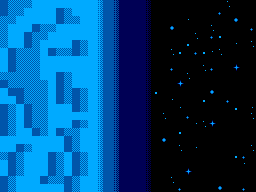
#> input picture data/space.png, 256 x 192 px
$ python img2chr.py ../data/space.png
#> lines starting #> are read from the running program, lines starting #| are printed output that depends on the picture
import sys
from PIL import Image

TILE_SIZE = 8
RLE_MIN = 3
RLE_MAX = 255
MIN_DIFF = 2
MAX_COLOR = 7

def get_tile(px, x, y):
    tile = []
    for i in range(TILE_SIZE):
        for j in range(TILE_SIZE):
            tile.append(px[x+j, y+i])
    return tile

def convert_tile(tile):
    img_tile = Image.new(mode="P", size=(TILE_SIZE, TILE_SIZE))
    for y in range(TILE_SIZE):
        for x in range(TILE_SIZE):
            img_tile.putpixel((x, y), tile[y*TILE_SIZE+x])
    img_pal = img_tile.quantize(colors=4, method=Image.MAXCOVERAGE)
    return get_tile(img_pal.load(), 0, 0), img_pal.getcolors()

def diff_tile(h1, h2):
    dif = 0
    for i in range(4):
        dif += abs(h1[i][0] - h2[i][0])
    return dif


def min_diff_tile(tile, tile_hist_buf):
    min = TILE_SIZE*TILE_SIZE*TILE_SIZE
    min_idx = -1
    for i in range(len(tile_hist_buf)):
        t = tile_hist_buf[i]
        d = diff_tile(tile, t)
        if d < min:
            min = d
            min_idx = i
        if min == 0:
            return min, min_idx
    return min, min_idx

def tile2chr(tile):
    chr = []
    #
    for y in range(TILE_SIZE):
        b = 0
        for x in range(TILE_SIZE):
            b |= (tile[(y*TILE_SIZE)+x] & 1) << (TILE_SIZE - 1 - x)
        chr.append(b)
    #
    for y in range(TILE_SIZE):
        b = 0
        for x in range(TILE_SIZE):
            b |= ((tile[(y*TILE_SIZE)+x] & 2) >> 1) << (TILE_SIZE - 1 - x)
        chr.append(b)
    return bytes(chr)

########
# MAIN #
########

# arguments
chrfile = "chr.chr"
romfile = "rom.bin"
imgfile = sys.argv[1]

# read image pixels, width and height
with Image.open(imgfile) as img:
#> img is the input picture: PIL image 256x192 RGBA; mean R, G, B, A 0, 62.5, 112.4, 255
    img = img.convert("L").convert("P", palette=1, colors=MAX_COLOR)
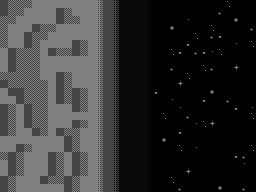
#> img: PIL image 256x192 P; min 0, max 129, mean 49.5
    px = img.load()
    w = img.width
#> w = 256
    h = img.height
#> h = 192

print(f"width: {w}   height: {h}")
#| width: 256   height: 192
print(f"number of tiles: {(w//TILE_SIZE)*(h//TILE_SIZE)}")
#| number of tiles: 768

#
tile_idx_buf = []
tile_chr_buf = []
tile_hash_buf = []
tile_hist_buf = []
dif_tile_count = 0

# process
for y in range(h//TILE_SIZE):
    print(f"process... ({y}/{h//TILE_SIZE})")
    for x in range(w//TILE_SIZE):
        # get the tile
        tile = get_tile(px, x*TILE_SIZE, y*TILE_SIZE)
        # limit number of color to 4 and convert color to range 0-3
        tile, hist = convert_tile(tile)
        hist = sorted(hist, key=lambda tup: tup[1])
        while len(hist) < 4:
            hist.append((0, len(hist)))
        hsh = hash(str(tile))
        # print(hsh)

        # if tile had been seen
        if hsh in tile_hash_buf:
            tile_idx_buf.append(tile_hash_buf.index(hsh))
            continue
        # else if tile is close to another tile
        diff, closest_tile_idx = min_diff_tile(hist, tile_hist_buf)
        if diff < MIN_DIFF:
            tile_idx_buf.append(closest_tile_idx)
            dif_tile_count += 1
            continue
        # else this is a new tile
        tile_idx_buf.append(len(tile_chr_buf))
        tile_hash_buf.append(hsh)
        tile_hist_buf.append(hist)
        tile_chr_buf.append(tile)
#> after the loop, dif_tile_count = 0; tile_chr_buf = 1 item; tile_hash_buf = [-683003948042008389]; tile_hist_buf = [[(64, 0), (0, 1), (0, 2), (0, 3)]]; tile_idx_buf = 768 values from 0 to 0

print(f"number of unique tiles: {len(tile_chr_buf)}")
#| number of unique tiles: 1
print(f"number of tiles replaced: {dif_tile_count}")
#| number of tiles replaced: 0

# save CHR data
chrfile_size = 0
#> chrfile_size = 0
with open(chrfile, "wb") as chr:
    for t in tile_chr_buf:
        chr.write(tile2chr(t))
        chrfile_size += (TILE_SIZE*TILE_SIZE) // 4
#> this loop made 1 pass
#> chrfile_size on pass 1: 16
#> after the loop, chrfile_size = 16
# save image data
romfile_size = 0
with open(romfile, "wb") as rom:
    i = 0
    while i < len(tile_idx_buf):
        t = tile_idx_buf[i]

        j = i+1
        while j < len(tile_idx_buf) and (j - i) < RLE_MAX and tile_idx_buf[j] == t:
            j += 1

        t += 256

        if j - i > RLE_MIN:
            # print(i, j)
            rom.write((0).to_bytes(1, byteorder='big'))
            rom.write((j - i).to_bytes(1, byteorder='big'))
            rom.write(t.to_bytes(2, byteorder='big'))
            romfile_size += 4
        else:
            for k in range(j-i):
                rom.write(t.to_bytes(2, byteorder='big'))
                romfile_size += 2
        i = j
#> this loop made 4 passes
#> i on passes 1 to 3: 255, 510, 765
#> i on pass 4: 768
#> after the loop, romfile_size = 18

print(f"CHR size: {chrfile_size} bytes")
#| CHR size: 16 bytes
print(f"ROM size: {romfile_size} bytes")
#| ROM size: 18 bytes
